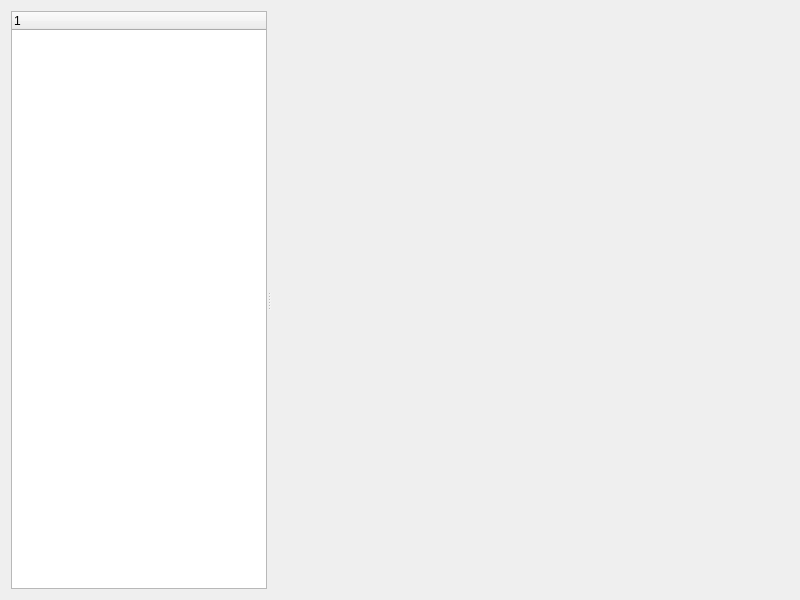
<?xml version="1.0" encoding="UTF-8"?>
<ui version="4.0">
 <class>Plotter</class>
 <widget class="QWidget" name="Plotter">
  <property name="geometry">
   <rect>
    <x>0</x>
    <y>0</y>
    <width>800</width>
    <height>600</height>
   </rect>
  </property>
  <property name="minimumSize">
   <size>
    <width>800</width>
    <height>600</height>
   </size>
  </property>
  <property name="windowTitle">
   <string>Plotter</string>
  </property>
  <layout class="QGridLayout" name="gridLayout">
   <item row="0" column="0">
    <widget class="QSplitter" name="splitter">
     <property name="orientation">
      <enum>Qt::Horizontal</enum>
     </property>
     <widget class="QTreeWidget" name="plotTree">
      <property name="sizePolicy">
       <sizepolicy hsizetype="Preferred" vsizetype="Preferred">
        <horstretch>0</horstretch>
        <verstretch>0</verstretch>
       </sizepolicy>
      </property>
      <column>
       <property name="text">
        <string notr="true">1</string>
       </property>
      </column>
     </widget>
     <widget class="Plot" name="plot" native="true">
      <property name="sizePolicy">
       <sizepolicy hsizetype="Expanding" vsizetype="Expanding">
        <horstretch>1</horstretch>
        <verstretch>1</verstretch>
       </sizepolicy>
      </property>
      <property name="minimumSize">
       <size>
        <width>0</width>
        <height>0</height>
       </size>
      </property>
     </widget>
    </widget>
   </item>
  </layout>
 </widget>
 <layoutdefault spacing="6" margin="11"/>
 <customwidgets>
  <customwidget>
   <class>Plot</class>
   <extends>QWidget</extends>
   <header>plot.h</header>
   <container>1</container>
  </customwidget>
 </customwidgets>
 <resources/>
 <connections/>
</ui>
